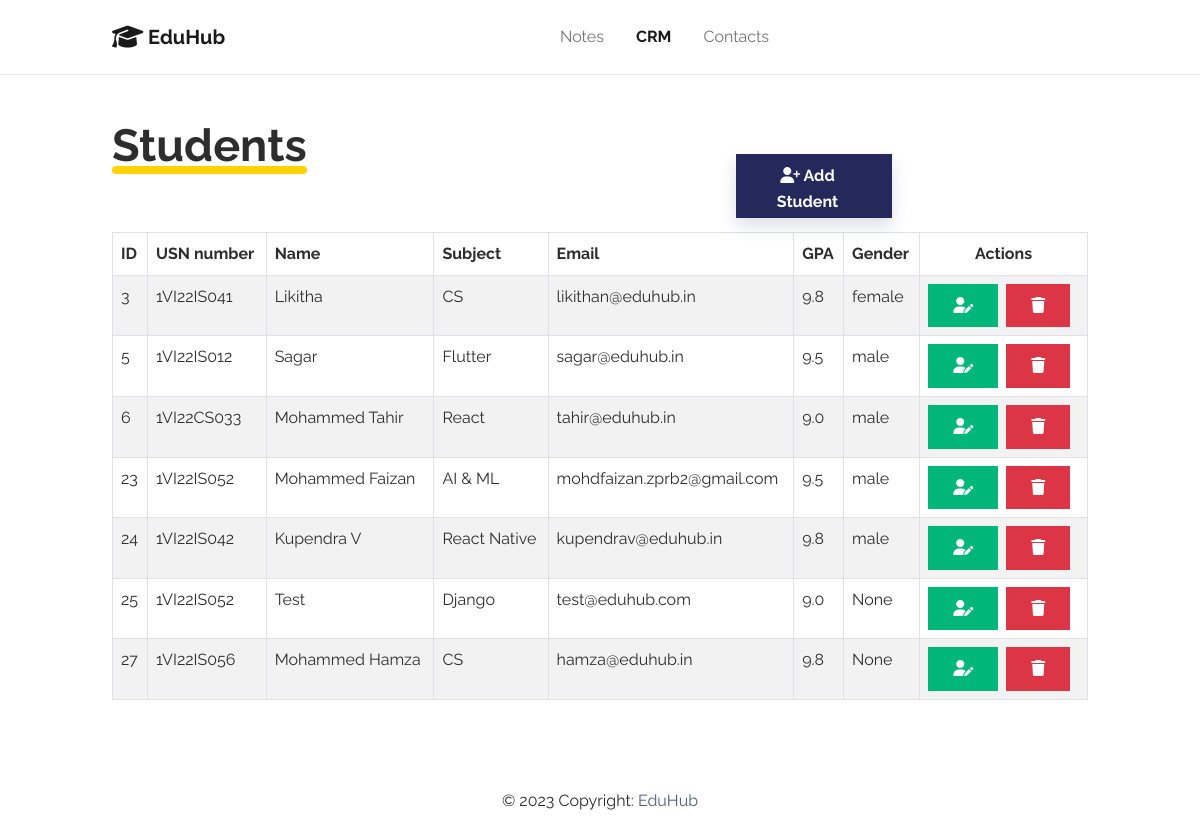
Before: / with the older database file.
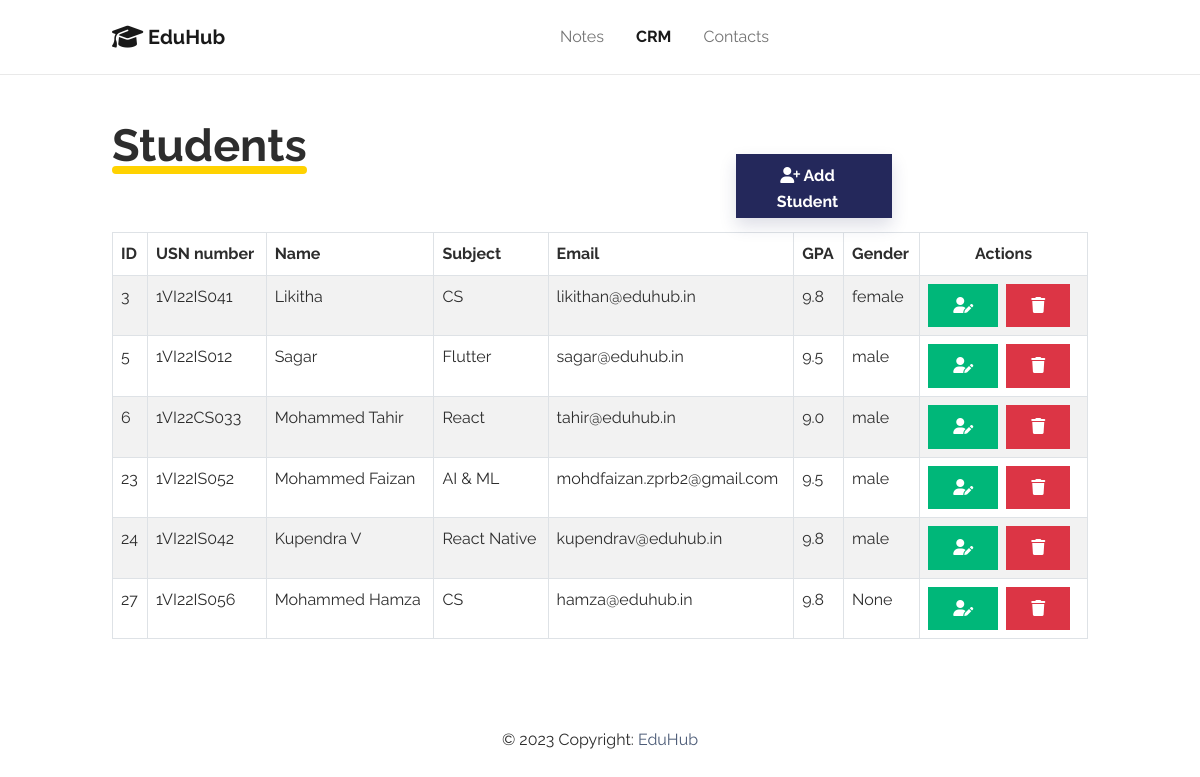
After: the same page with the newer database file.
### students/models.py (models this page shows, shortened)
class Student(models.Model):
    usn_number = models.CharField(max_length=10, null=True)
    name = models.CharField(max_length=50, null=True)
    subject = models.CharField(max_length=80)
    email = models.EmailField(max_length=254, null=True)
    gpa = models.FloatField(max_length=10, null=True)
    gender = models.CharField(max_length=100, choices=GENDER, null=True)

### students/views.py (the view)
# urls.py: path("", views.index, name="index"),
def index(request):
    return render(request, "students/crm.html", {
        "students": Student.objects.all()
    })

### students/templates/students/crm.html (shortened to what this page needs)
{% extends 'students/base.html' %}
{% load static %}
  {% block nav_bar %}
  <ul class="navbar-nav mx-auto">
    <li class="nav-item">
      <a class="nav-link" href="{% url 'notes' %}">Notes</a>
    </li>
    <li class="nav-item">
      <a class="nav-link active" href="{% url 'index' %}">CRM</a>
    </li>
    <li class="nav-item">
      <a class="nav-link" href="{% url 'contact' %}">Contacts</a>
    </li>
  </ul>
  {% endblock nav_bar %}
{% block body %}
    <section class="py-5 mt-5">
        {% if students %}
      <div class="container py-4 py-xl-5" style="margin-top: -34px;">
        <span class="underline" style="font-size: 45px;padding-bottom: 0px;padding-top: 0px;margin-top: 2px;"><strong>Students</strong></span>
        <a href="{% url 'add' %}" class="btn btn-primary shadow" style="padding-bottom: 3px;margin-bottom: 14px;margin-top: -28px;margin-right: 196px;margin-left: 624px; padding-left: 11px;" >
          <i class="fa-solid fa-user-plus" style="color: #ffffff;"></i>
          Add Student
        </a>
        <table id="example" class="table table-striped table-bordered" cellspacing="0" width="100%">
          <thead>
            <tr>
                <th>ID</th>
                <th>USN number</th>
                <th>Name</th>
                <th>Subject</th>
                <th>Email</th>
                <th>GPA</th>
                <th>Gender</th>
                <th><center>Actions</center></th>
              </tr>
          </thead>
          <tbody>
            {% for student in students %}
            <tr>
                <td>{{ student.id }}</td>
                <td>{{ student.usn_number }}</td>
                <td>{{ student.name }}</td>
                <td>{{ student.subject }}</td>
                <td>{{ student.email }}</td>
                <td>{{ student.gpa }}</td>
                <td>{{ student.gender }}</td>
                <td>
                  <a type="button" class="btn btn-success me-1" href="{% url 'edit' student.id %}" >
                    <i class="fa-solid fa-user-pen"></i>
                  </a>
                   <a class='btn btn-danger me-1' href="{% url 'delete' student.id %}" >
                    <i class="fa-solid fa-trash"></i>
                   </a>
                </td>
            </tr>
            {% endfor %}
          </tbody>
        </table>
        {% else  %}
        &nbsp;
        <h5>
          No students
        </h5>
      {% endif %}
      </div>
    {% endblock body %}

### students/templates/students/base.html (shortened to what this page needs)
{% load static %}
<!DOCTYPE html>
<html lang="en">
  <head>
    <link rel="stylesheet" href="{% static '/assets/bootstrap/css/bootstrap.min.css' %}">
    <link rel="stylesheet" href="{% static '/assets/css/styles.min.css' %}">
    <link rel="stylesheet" href="https://cdn.datatables.net/1.10.15/css/dataTables.bootstrap.min.css">
     <link rel="stylesheet" href="https://cdnjs.cloudflare.com/ajax/libs/font-awesome/6.4.0/css/all.min.css">
  <body>
      <nav class="navbar navbar-light navbar-expand-md fixed-top navbar-shrink py-3" id="mainNav">
        <div class="container">
          <a class="navbar-brand d-flex align-items-center" href="/"><span>
            <i class="fa-solid fa-graduation-cap fa-lg"></i>
            EduHub
          </span></a><div class="collapse navbar-collapse" id="navcol-1">
            {% block nav_bar %}{% endblock nav_bar %}
          </div>
        </div>
      </nav>
    {% block body %}
    {% endblock body %}
  </body>
<footer class="page-footer font-small blue pt-4 md-0">
  <div class="footer-copyright text-center py-3">© 2023 Copyright:
    <a href="/"> EduHub   </a>
  </div>
</footer>
</html>

Changed rows visible on the page:
removed Student: id "25", usn_number "1VI22IS052", name "Test", subject "Django", email "test@eduhub.com", gpa "9.0", gender "None"
